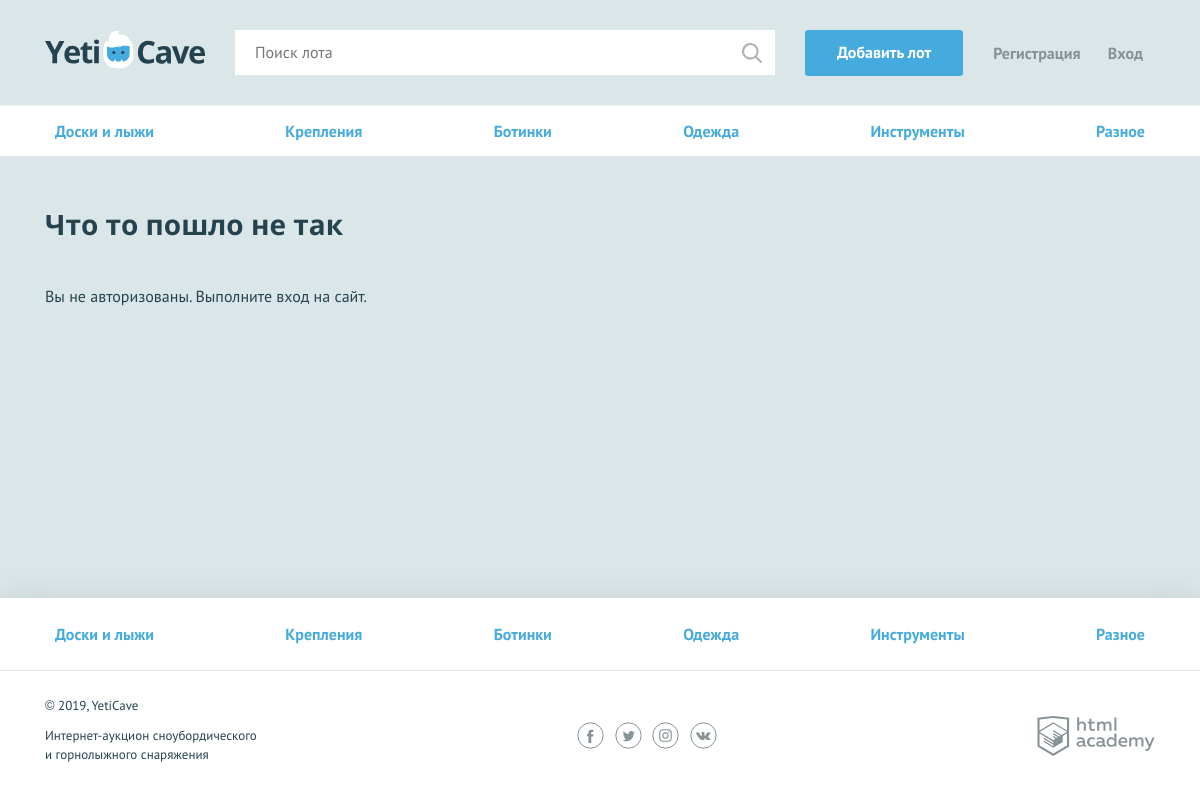
The page /add.php on the database its author committed.
### tables this page shows
CREATE TABLE category (
    id INT PRIMARY KEY AUTO_INCREMENT,
    category_name VARCHAR(255),
    category_symbol_code VARCHAR(60) unique
);

### function.php (called while the page is built, shortened)
<?php
function include_template($name, array $data = []) {
    $name = 'templates/' . $name;
    extract($data);
    require $name;
    $result = ob_get_clean();
    return $result;
}
  function get_arrays_DB ($connection, $sql) {
    $sql = $sql;
    $db_result = mysqli_query($connection, $sql);
    if(!$db_result){
        $result="Ошибка SQL" . mysqli_error($connection);
    } else {
    $result=mysqli_fetch_all($db_result, MYSQLI_ASSOC);
    return $result;
    }
    }

### extract_db.php (called while the page is built, shortened)
<?php
require_once ('function.php');
require_once ('init.php');
$sql_category="SELECT c.id, c.category_symbol_code, c.category_name
FROM category c";
$res_category = get_arrays_DB($link,$sql_category);

### init.php (called while the page is built)
<?php
require_once ('db.php');
$link=mysqli_connect ($db['host'], $db['user'], $db['password'], $db['db']);
mysqli_set_charset($link, 'utf8');
if (!$link) {
    $error=include_template("error.php", [
    "error_link" => "Ошибка подключения: " . mysqli_connect_error()
    ]);
}
else {
    $error= "Соединение с базой данных установлено";
}

### start_user.php (called while the page is built, shortened)
<?php
$is_auth = isset($_SESSION['user_name']);

### templates/error.php (the view)
<nav class="nav">
        <ul class="nav__list container">
            <?php foreach ($categorylist as $category): ?>
            <li class="nav__item">
                <a href="all-lots.html"><?= $category['category_name'] ?></a>
            </li>
            <?php endforeach; ?>
        </ul>
    </nav>
<section class="lot-item container">
    <h2>Что то пошло не так</h2>
    <p><?= $error ?></p>
</section>

### templates/layout.php (shortened to what this page needs)
<!DOCTYPE html>
<html lang="ru">
    <head>
        <link href="../css/normalize.min.css" rel="stylesheet">
        <link href="../css/style.css" rel="stylesheet">
        <link href="../css/style_error.css" rel="stylesheet">
        <link href="../css/flatpickr.min.css" rel="stylesheet">
    </head>
    <body>
        <div class="page-wrapper">
            <header class="main-header">
                <div class="main-header__container container">
                    <a class="main-header__logo" href="index.php">
                        <img src="../img/logo.svg" width="160" height="39" alt="Логотип компании YetiCave">
                    </a>
                    <form class="main-header__search" method="get" action="search.php" autocomplete="off">
                        <input type="search" name="search" placeholder="Поиск лота">
                        <input class="main-header__search-btn" type="submit" name="find" value="Найти">
                    </form>
                    <a class="main-header__add-lot button" href="add.php">Добавить лот</a>
                    <nav class="user-menu">
                        <?php if ($is_auth): ?>
                            <div class="user-menu__logged">
                                <p> <?= $user_name; ?> </p>
                                <a class="user-menu__bets" href="pages/my-bets.html">Мои ставки</a>
                                <a class="user-menu__logout" href="logout.php">Выход</a>
                            </div>
                        <?php else: ?>
                            <ul class="user-menu__list">
                                <li class="user-menu__item">
                                    <a href="sign_up.php">Регистрация</a>
                                </li>
                                <li class="user-menu__item">
                                    <a href="login.php">Вход</a>
                                </li>
                            </ul>
                        <?php endif; ?>
                    </nav>
                </div>
            </header>
            <main><?=$content;?></main>
        </div>
        <footer class="main-footer">
            <nav class="nav">
                <ul class="nav__list container">
                    <?php foreach ($categorylist as $category): ?>
                    <li class="nav__item">
                        <a href="pages/all-lots.html"><?= $category['category_name']; ?></a>
                    </li>
                    <?php endforeach; ?>
                </ul>
            </nav>
            <div class="main-footer__bottom container">
                <div class="main-footer__copyright">
                    <p>© 2019, YetiCave</p>
                    <p>Интернет-аукцион сноубордического и горнолыжного снаряжения</p>
                </div>
                <div class="main-footer__social social">
                    <a class="social__link social__link--facebook" href="#">
                    </a>
                    <a class="social__link social__link--twitter" href="#">
                    </a>
                    <a class="social__link social__link--instagram" href="#">
                    </a>
                    <a class="social__link social__link--vkontakte" href="#">
                    </a>
                </div>
                <div class="main-footer__developed-by">
                    <a class="logo-academy" href="https://htmlacademy.ru/intensive/php">
                    </a>
                </div>
            </div>
        </footer>
    </body>
</html>

### css/style.css (style rules this page uses)
html, body { height: 100%; }
.page-wrapper { display: flex; flex-direction: column; min-height: 100%; margin-bottom: -202px; }
.page-wrapper::after { content: ""; display: block; }
.page-wrapper::after { height: 85px; }
main { margin-bottom: 202px; }
body { min-width: 1140px; background-color: #dbe6e9; font-family: "PT Sans", sans-serif; font-weight: 400; font-size: 16px; line-height: 26px; color: #25434e; }
a { text-decoration: none; }
h2 { margin: 0; font-family: "Open Sans", sans-serif; font-size: 28px; line-height: 35px; font-weight: 700; }
.container { width: 1110px; margin: 0 auto; padding: 0 15px; }
.button { display: block; padding: 9px 32px; background-color: #45abde; color: #ffffff; text-align: center; font-weight: 700; border: none; border-radius: 3px; }
.main-header { padding: 30px 0 29px; border-bottom: 1px solid rgba(255, 255, 255, 0.5); }
.main-header__container { display: -webkit-flex; display: -ms-flexbox; display: flex; -webkit-justify-content: flex-start; -ms-flex-pack: start; justify-content: flex-start; }
.main-header__logo { display: block; margin-right: 30px; }
.main-header__search { position: relative; width: 540px; margin-right: 30px; }
.main-header__search input[type="search"] { width: 100%; padding: 8px 19px 9px 19px; border: 1px solid #ffffff; }
.main-header__search-btn { content: ""; position: absolute; top: 3px; right: 3px; width: 20px; height: 20px; padding: 20px; background: url("../img/search.svg") center no-repeat; opacity: 0.3; border: 0; font-size: 0; }
.main-header__add-lot { max-width: 160px; margin-right: 30px; }
.user-menu__list { display: -webkit-flex; display: -ms-flexbox; display: flex; -webkit-justify-content: space-between; -ms-flex-pack: justify; justify-content: space-between; -webkit-flex-wrap: wrap; -ms-flex-wrap: wrap; flex-wrap: wrap; width: 150px; margin: 0; margin-top: 10px; padding: 0; list-style: none; }
.user-menu__item a { color: #879296; font-weight: 700; }
.user-menu { display: -webkit-flex; display: -ms-flexbox; display: flex; }
.main-footer { background-color: #ffffff; box-shadow: 0 0 30px 0 rgba(0, 0, 0, 0.1); }
.main-footer__bottom { display: -webkit-flex; display: -ms-flexbox; display: flex; -webkit-justify-content: space-between; -ms-flex-pack: justify; justify-content: space-between; -webkit-align-items: center; -ms-flex-align: center; align-items: center; padding: 25px 0; }
.main-footer__copyright { max-width: 212px; }
.main-footer__copyright p { margin: 0; margin-bottom: 11px; font-size: 13px; line-height: 19px; }
.main-footer__social { width: 140px; }
.social { display: -webkit-flex; display: -ms-flexbox; display: flex; -webkit-justify-content: space-between; -ms-flex-pack: justify; justify-content: space-between; -webkit-flex-wrap: wrap; -ms-flex-wrap: wrap; flex-wrap: wrap; }
.social__link { width: 27px; height: 27px; }
.logo-academy { display: block; width: 118px; height: 40px; }
.nav { background-color: #ffffff; border-bottom: 1px solid #e1e6e7; }
.nav__list { display: -webkit-flex; display: -ms-flexbox; display: flex; -webkit-justify-content: space-between; -ms-flex-pack: justify; justify-content: space-between; -webkit-flex-wrap: wrap; -ms-flex-wrap: wrap; flex-wrap: wrap; list-style: none; }
.nav__item a { position: relative; display: block; padding: 12px 10px; font-weight: 700; color: #45abde; }
.nav__item a::before { content: ""; display: none; position: absolute; bottom: 0; width: calc(100% - 20px); height: 3px; background-color: #e2e5e6; }
.main-footer .nav__item a { padding: 23px 10px; }
.lot-item { padding-top: 50px; }
.lot-item h2 { padding-bottom: 25px; }

### rows shown on the page
category: category_name "Доски и лыжи"
category: category_name "Крепления"
category: category_name "Ботинки"
category: category_name "Одежда"
category: category_name "Инструменты"
category: category_name "Разное"

### other values the page prints
$error "Вы не авторизованы. Выполните вход на сайт."
